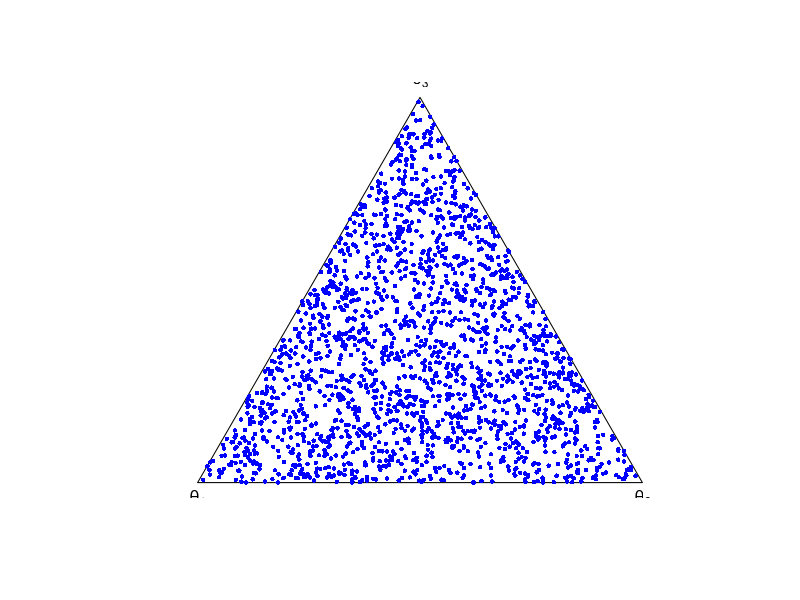

Here is the R script that generated this plot:
## illustration of dirichlet distribution
## first example is dirichlet(1,1,1)

# draw dirichlet samples
rdirichlet <- function(n, alpha) {
  y <- matrix(rgamma(3*n, shape = alpha), ncol = 3, byrow = TRUE)
  y / rowSums(y)
}

# the the value of alpha
# and draw from the dirichlet
alpha <- c(1, 1, 1)
n <- 2000
samples <- rdirichlet(n, alpha)

# convert simplex coordinates to 2D
to_xy <- function(theta) {
  x <- theta[,2] + 0.5 * theta[,3]
  y <- (sqrt(3)/2) * theta[,3]
  cbind(x, y)
}

coords <- to_xy(samples)

# create a simple plotting function
plot(NA, xlim=c(0,1), ylim=c(0, sqrt(3)/2),
     xlab="", ylab="", axes=FALSE, asp=1)

# triangle outline
polygon(
  x = c(0, 1, 0.5),
  y = c(0, 0, sqrt(3)/2),
  border = "black"
)

# label the theta values (in the corners)
text(0, 0,     expression(theta[1]), pos=1)
text(1, 0,     expression(theta[2]), pos=1)
text(0.5, sqrt(3)/2, expression(theta[3]), pos=3)

# label the points in blue
points(coords, pch=16, cex=0.6, col="blue")
